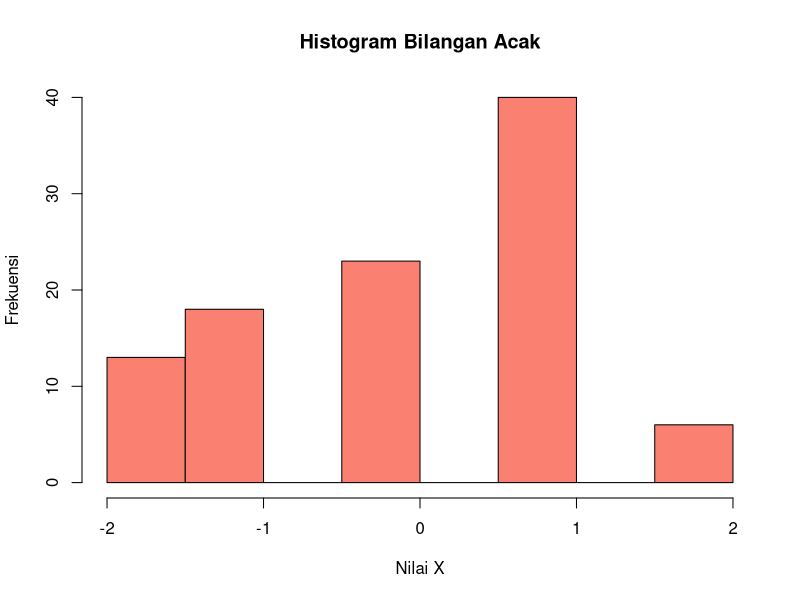
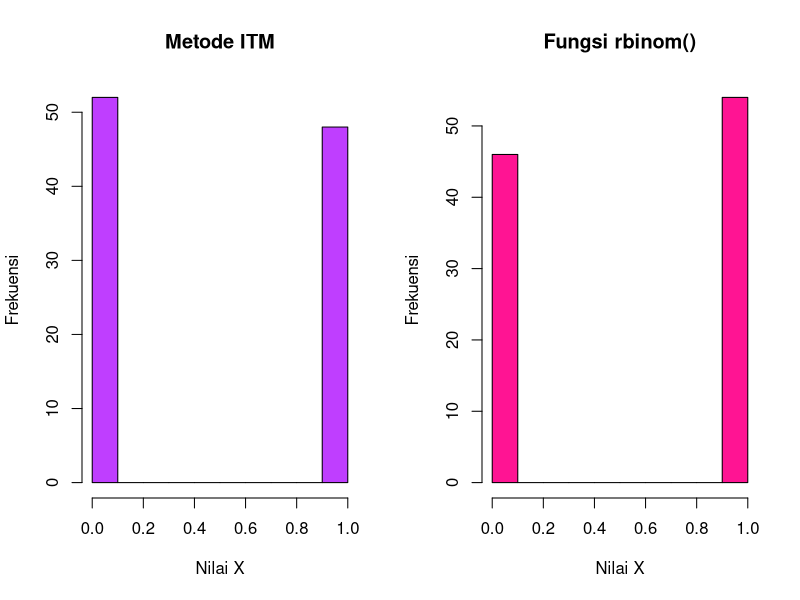
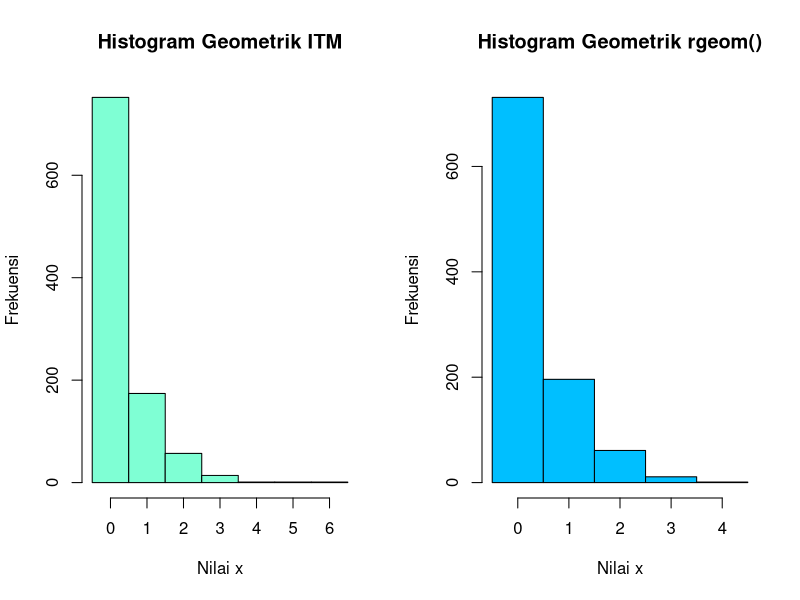

R code for these plots, in order:
## ---- chunk 1
# Fungsi transformasi invers
fungsi_inverse <- function(n) {
  bil_acak <- numeric(n)
  for (i in 1:n) {
    u <- runif(1)
    if (u <= 0.20) {
      bil_acak[i] <- -2
    } else if (u <= 0.35) {
      bil_acak[i] <- -1
    } else if (u <= 0.55) {
      bil_acak[i] <- 0
    } else if (u <= 0.90) {
      bil_acak[i] <- 1
    } else {
      bil_acak[i] <- 2
    }
  }
  return(bil_acak)
}

# Simulasi untuk mendapatkan 100 bilangan acak
set.seed(1)
bil_acak <- fungsi_inverse(100)
bil_acak

# Buat histogram
hist(bil_acak,col = "salmon", border = "black", xlab = "Nilai X", ylab = "Frekuensi", main = "Histogram Bilangan Acak")
## ---- chunk 2
p <- 0.5
n <- 100
set.seed(1)

# Fungsi transformasi invers
fungsi_inverse <- function(n, p) {
  bil_acak <- numeric(n)
  for (i in 1:n) {
    u <- runif(1)
    if (u < 1-p) {
      bil_acak[i] <- 0
    } else {
      bil_acak[i] <- 1
    }
  }
  return(bil_acak)
}

# Generate sampel menggunakan metode ITM
bil_acak_itm <- fungsi_inverse(n, p)

# Generate sampel menggunakan fungsi rbinom
bil_acak_rbinom <- rbinom(n, 1, p)

# Bandingkan histogram
par(mfrow=c(1,2))
hist(bil_acak_itm, col="darkorchid1", main="Metode ITM", xlab="Nilai X", ylab="Frekuensi")
hist(bil_acak_rbinom, col="deeppink1", main="Fungsi rbinom()", xlab="Nilai X", ylab="Frekuensi")
## ---- chunk 3
p <- 0.75
n <- 1000
u <- runif(n)

# Generate sampel acak dengan metode ITM
x <- ceiling(log(1 - u) / log(1 - p)) - 1
head(x)

# Generate sampel acak dengan fungsi rgeom()
x1 <- rgeom(n, p)
head(x1)

# Bandingkan histogram
par(mfrow=c(1,2))
hist(x, breaks = seq(-0.5, max(x) + 0.5, by = 1), col = "aquamarine", border = "black", xlab = "Nilai x", ylab = "Frekuensi", main = "Histogram Geometrik ITM")

hist(x1, breaks = seq(-0.5, max(x1) + 0.5, by = 1), col = "deepskyblue", border = "black", xlab = "Nilai x", ylab = "Frekuensi", main = "Histogram Geometrik rgeom()")
